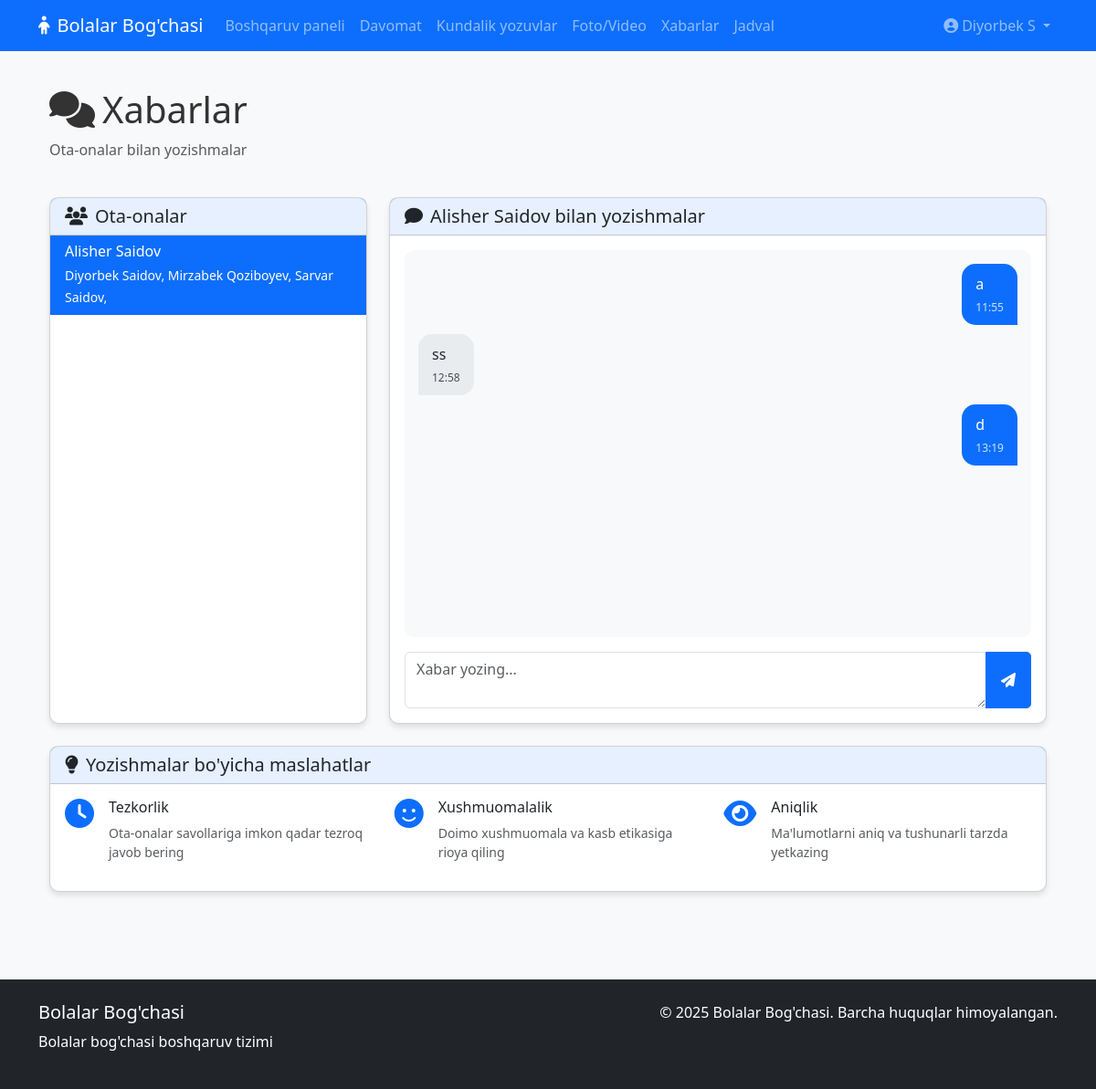
The app's page /teacher/messages (signed in) with its own data.
### models.py (models this page shows, shortened)
class Parent(db.Model):
    __tablename__ = 'parents'
    id = db.Column(db.Integer, primary_key=True)
    user_id = db.Column(db.Integer, db.ForeignKey('users.id'), nullable=False)
    address = db.Column(db.String(200))
    children = db.relationship('Child', backref='parent', lazy=True)
    messages = db.relationship('Message', backref='parent', foreign_keys='Message.parent_id', lazy=True)

class User(db.Model):
    __tablename__ = 'users'
    id = db.Column(db.Integer, primary_key=True)
    username = db.Column(db.String(50), unique=True, nullable=False)
    password_hash = db.Column(db.String(256), nullable=False)
    role = db.Column(db.String(20), nullable=False)  # 'admin', 'teacher', 'parent'
    first_name = db.Column(db.String(50), nullable=False)
    last_name = db.Column(db.String(50), nullable=False)
    email = db.Column(db.String(100), unique=True, nullable=False)
    phone = db.Column(db.String(20))
    created_at = db.Column(db.DateTime, default=datetime.utcnow)
    teacher_profile = db.relationship('Teacher', backref='user', uselist=False, cascade='all, delete-orphan')
    parent_profile = db.relationship('Parent', backref='user', uselist=False, cascade='all, delete-orphan')

class Child(db.Model):
    __tablename__ = 'children'
    id = db.Column(db.Integer, primary_key=True)
    first_name = db.Column(db.String(50), nullable=False)
    last_name = db.Column(db.String(50), nullable=False)
    date_of_birth = db.Column(db.Date, nullable=False)
    gender = db.Column(db.String(10))
    parent_id = db.Column(db.Integer, db.ForeignKey('parents.id'), nullable=False)
    group_id = db.Column(db.Integer, db.ForeignKey('groups.id'))
    allergies = db.Column(db.Text)
    medical_notes = db.Column(db.Text)
    enrollment_date = db.Column(db.Date, default=datetime.utcnow().date())
    attendance_records = db.relationship('Attendance', backref='child', lazy=True)
    daily_notes = db.relationship('DailyNote', backref='child', lazy=True)
    media_items = db.relationship('Media', backref='child', lazy=True)
    payments = db.relationship('Payment', backref='child', lazy=True)

class Message(db.Model):
    __tablename__ = 'messages'
    id = db.Column(db.Integer, primary_key=True)
    parent_id = db.Column(db.Integer, db.ForeignKey('parents.id'))
    teacher_id = db.Column(db.Integer, db.ForeignKey('teachers.id'))
    sender_role = db.Column(db.String(20), nullable=False)  # 'teacher', 'parent'
    content = db.Column(db.Text, nullable=False)
    sent_at = db.Column(db.DateTime, default=datetime.utcnow)
    read = db.Column(db.Boolean, default=False)

### routes/teacher_routes.py (the view, shortened to what this page needs)
@teacher_bp.route('/messages', methods=['GET', 'POST'])
@teacher_required
def messages():
    user_id = session.get('user_id')
    teacher = Teacher.query.filter_by(user_id=user_id).first()
    if not teacher:
        flash('Tarbiyachi profili topilmadi', 'danger')
        return redirect(url_for('auth.logout'))
    groups = Group.query.filter_by(teacher_id=teacher.id).all()
    all_children = []
    parents = []
    for group in groups:
        children = Child.query.filter_by(group_id=group.id).all()
        all_children.extend(children)
        for child in children:
            if child.parent not in parents:
                parents.append(child.parent)
    selected_parent_id = request.args.get('parent_id')
    if selected_parent_id:
        selected_parent = Parent.query.get(selected_parent_id)
        parent_children = Child.query.filter_by(parent_id=selected_parent.id).all()
        valid_parent = False
        for child in parent_children:
            if child.group_id in [group.id for group in groups]:
                valid_parent = True
                break
        if not valid_parent:
            flash('Bu ota-ona sizning guruhingiz bolalarining ota-onasi emas', 'danger')
            return redirect(url_for('teacher.messages'))
    else:
        selected_parent = parents[0] if parents else None
    conversation = []
    if selected_parent:
        conversation = Message.query.filter(
            ((Message.teacher_id == teacher.id) & (Message.parent_id == selected_parent.id))
        ).order_by(Message.sent_at).all()
        for message in conversation:
            if message.sender_role == 'parent' and not message.read:
                message.read = True
        db.session.commit()
    return render_template('teacher/messages.html',
                          teacher=teacher,
                          parents=parents,
                          selected_parent=selected_parent,
                          conversation=conversation,
                          now=datetime.now())  # Add `now` here

### app.py (called while the page is built)
def create_app(config_class=Config):
    app = Flask(__name__)
    app.config.from_object(config_class)
    os.makedirs(os.path.join(app.config['UPLOAD_FOLDER'], 'photos'), exist_ok=True)
    os.makedirs(os.path.join(app.config['UPLOAD_FOLDER'], 'videos'), exist_ok=True)
    db.init_app(app)
    register_routes(app)
    @app.route('/')
    def index():
        return render_template('index.html')
    @app.errorhandler(404)
    def page_not_found(e):
        return render_template('404.html'), 404
    @app.errorhandler(500)
    def internal_server_error(e):
        return render_template('500.html'), 500
    @app.context_processor
    def inject_global_variables():
        return {
            'app_name': app.config['APP_NAME'],
            'now': datetime.now()
        }
    return app

### routes/auth_routes.py (called while the page is built)
def teacher_required(f):
    @wraps(f)
    def decorated_function(*args, **kwargs):
        if 'user_id' not in session:
            flash('Iltimos, avval tizimga kiring', 'warning')
            return redirect(url_for('auth.login'))
        if session.get('role') != 'teacher' and session.get('role') != 'admin':
            flash('Bu sahifa faqat tarbiyachilar uchun', 'danger')
            return redirect(url_for('auth.dashboard'))
        return f(*args, **kwargs)
    return decorated_function

### templates/teacher/messages.html (shortened to what this page needs)
{% extends 'base.html' %}
{% block content %}
<div class="container">
    <div class="row mb-4">
        <div class="col">
            <h1 class="page-title">
                <i class="fas fa-comments me-2"></i>Xabarlar
            </h1>
            <p class="text-muted">Ota-onalar bilan yozishmalar</p>
        </div>
    </div>
    <div class="row">
        <div class="col-md-4 mb-4">
            <div class="card h-100">
                <div class="card-header">
                    <h5 class="mb-0"><i class="fas fa-users me-2"></i>Ota-onalar</h5>
                </div>
                <div class="card-body p-0">
                    <div class="list-group list-group-flush">
                        {% if parents %}
                            {% for parent in parents %}
                                <a href="{{ url_for('teacher.messages', parent_id=parent.id) }}" class="list-group-item list-group-item-action d-flex justify-content-between align-items-center {% if selected_parent and selected_parent.id == parent.id %}active{% endif %}">
                                    <div>
                                        <h6 class="mb-1">{{ parent.user.first_name }} {{ parent.user.last_name }}</h6>
                                        <small class="{% if selected_parent and selected_parent.id == parent.id %}text-white{% else %}text-muted{% endif %}">
                                            {% for child in parent.children %}
                                                {% if child.group and child.group.teacher_id == teacher.id %}
                                                    {{ child.first_name }} {{ child.last_name }}{% if not loop.last %}, {% endif %}
                                                {% endif %}
                                            {% endfor %}
                                        </small>
                                    </div>
                                    {% set unread_count = parent.messages|selectattr('sender_role', 'equalto', 'parent')|selectattr('read', 'equalto', false)|list|length %}
                                </a>
                            {% endfor %}
                        {% else %}
                            <div class="list-group-item">Ota-onalar ro'yxati bo'sh</div>
                        {% endif %}
                    </div>
                </div>
            </div>
        </div>
        <div class="col-md-8 mb-4">
            <div class="card h-100">
                <div class="card-header d-flex justify-content-between align-items-center">
                    <h5 class="mb-0">
                        {% if selected_parent %}
                            <i class="fas fa-comment me-2"></i>{{ selected_parent.user.first_name }} {{ selected_parent.user.last_name }} bilan yozishmalar
                        {% else %}
                            <i class="fas fa-comment me-2"></i>Yozishmalar
                        {% endif %}
                    </h5>
                </div>
                <div class="card-body d-flex flex-column">
                    {% if selected_parent %}
                        <div class="message-container flex-grow-1 mb-3">
                            {% if conversation %}
                                {% for message in conversation %}
                                    <div class="message {% if message.sender_role == 'teacher' %}message-sent{% else %}message-received{% endif %}">
                                        {{ message.content }}
                                        <div class="message-time">{{ message.sent_at.strftime('%H:%M') }}</div>
                                    </div>
                                {% endfor %}
                            {% else %}
                                <div class="text-center text-muted py-5">
                                    <i class="fas fa-comments fa-3x mb-3"></i>
                                    <p>Suhbatni boshlash uchun xabar yuboring</p>
                                </div>
                            {% endif %}
                        </div>
                        <form method="POST" action="{{ url_for('teacher.messages', parent_id=selected_parent.id) }}" class="mt-auto">
                            <div class="input-group">
                                <textarea name="content" class="form-control" placeholder="Xabar yozing..." required rows="2"></textarea>
                                <button type="submit" class="btn btn-primary">
                                    <i class="fas fa-paper-plane"></i>
                                </button>
                            </div>
                        </form>
                    {% else %}
                        <div class="text-center text-muted py-5">
                            <i class="fas fa-user-friends fa-3x mb-3"></i>
                            <p>Iltimos, suhbatlashish uchun ota-onani tanlang</p>
                        </div>
                    {% endif %}
                </div>
            </div>
        </div>
    </div>
    <div class="card mb-4">
        <div class="card-header">
            <h5 class="mb-0"><i class="fas fa-lightbulb me-2"></i>Yozishmalar bo'yicha maslahatlar</h5>
        </div>
        <div class="card-body">
            <div class="row">
                <div class="col-md-4">
                    <div class="d-flex">
                        <div class="flex-shrink-0">
                            <i class="fas fa-clock text-primary fa-2x me-3"></i>
                        </div>
                        <div>
                            <h6>Tezkorlik</h6>
                            <p class="text-muted small">Ota-onalar savollariga imkon qadar tezroq javob bering</p>
                        </div>
                    </div>
                </div>
                <div class="col-md-4">
                    <div class="d-flex">
                        <div class="flex-shrink-0">
                            <i class="fas fa-smile text-primary fa-2x me-3"></i>
                        </div>
                        <div>
                            <h6>Xushmuomalalik</h6>
                            <p class="text-muted small">Doimo xushmuomala va kasb etikasiga rioya qiling</p>
                        </div>
                    </div>
                </div>
                <div class="col-md-4">
                    <div class="d-flex">
                        <div class="flex-shrink-0">
                            <i class="fas fa-eye text-primary fa-2x me-3"></i>
                        </div>
                        <div>
                            <h6>Aniqlik</h6>
                            <p class="text-muted small">Ma'lumotlarni aniq va tushunarli tarzda yetkazing</p>
                        </div>
                    </div>
                </div>
            </div>
        </div>
    </div>
</div>
{% endblock %}

### static/css/style.css (style rules this page uses)
:root { --primary-color: #0d6efd; --secondary-color: #6c757d; --success-color: #198754; --info-color: #0dcaf0; --warning-color: #ffc107; --danger-color: #dc3545; --light-color: #f8f9fa; --dark-color: #212529; }
body { font-family: 'Segoe UI', Tahoma, Geneva, Verdana, sans-serif; color: #333; background-color: #f8f9fa; min-height: 100vh; display: flex; flex-direction: column; }
.card { border-radius: 10px; box-shadow: 0 4px 6px rgba(0, 0, 0, 0.1); transition: transform 0.2s, box-shadow 0.2s; margin-bottom: 1.5rem; }
.card-header { font-weight: bold; background-color: rgba(13, 110, 253, 0.1); }
.btn { border-radius: 5px; padding: 0.5rem 1rem; }
.message-container { display: flex; flex-direction: column; height: 400px; overflow-y: auto; padding: 15px; background-color: #f8f9fa; border-radius: 10px; margin-bottom: 15px; }
.message { max-width: 75%; padding: 10px 15px; border-radius: 15px; margin-bottom: 10px; position: relative; }
.message-sent { background-color: var(--primary-color); color: white; align-self: flex-end; border-bottom-right-radius: 0; }
.message-received { background-color: #e9ecef; color: #212529; align-self: flex-start; border-bottom-left-radius: 0; }
.message-time { font-size: 12px; opacity: 0.8; margin-top: 5px; text-align: right; }

### records on screen
Parent: user.first_name "Alisher", user.last_name "Saidov"
Child: first_name "Diyorbek", last_name "Saidov"
Child: first_name "Mirzabek", last_name "Qoziboyev"
Child: first_name "Sarvar", last_name "Saidov"
User: user.first_name "Alisher", user.last_name "Saidov"
Message: content "a", sent_at "11:55"
Message: content "ss", sent_at "12:58"
Message: content "d", sent_at "13:19"

### other values on screen
{{ app_name }} "Bolalar Bog'chasi"
{{ session.name }} "Diyorbek S"
